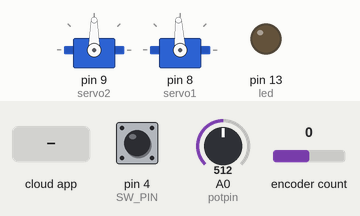
A sketch run on a simulated Arduino Uno, built with avr-gcc and run on an emulated ATmega328P. On the bench: 2 × servo, output pins drawn as LEDs (lit = HIGH). Inputs (shaded band) come from the test bench; at power-on: A0 (potpin) = 512, pin 4 (SW_PIN) HIGH, encoder count 0. The ROS host is connected and sends only what is stated.

Above: at 1.2 s.
1.3 s: A0 (potpin) set to 716
At 2.1 s:
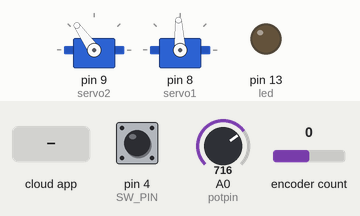
2.8 s: the phone or cloud app sets mode to 1
At 3.3 s:
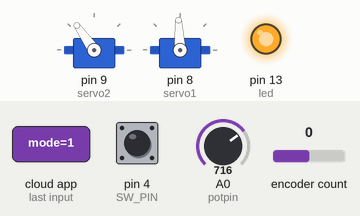
4.3 s: the phone or cloud app sets servo1 to 0
At 5.5 s:
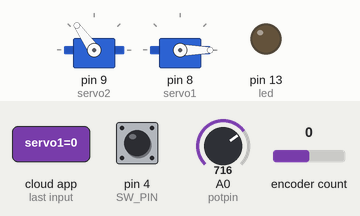
5.8 s: the phone or cloud app sets servo2 to 0
At 6.8 s:
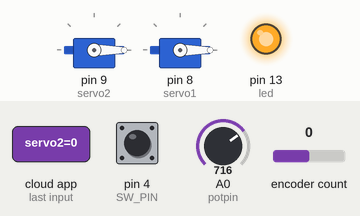
7.3 s: the phone or cloud app sets servo1 to 45
At 7.9 s:
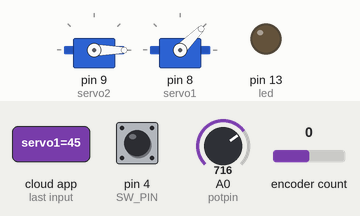
8.8 s: the phone or cloud app sets servo2 to 45
At 10.2 s:
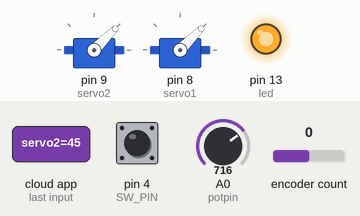
Timing chart, 0 to 11.3 s (numbered marks = the images above; inputs shaded):
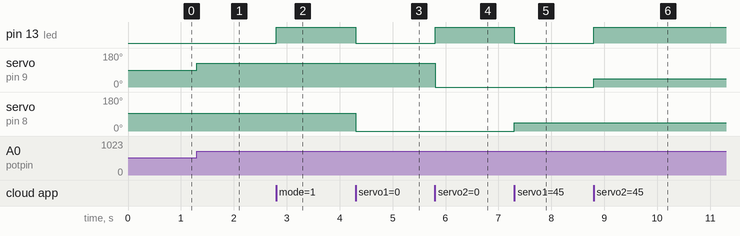

The sketch:

Mix_code.ino
```cpp
#if (ARDUINO >= 100)
 #include <Arduino.h>
#else
 #include <WProgram.h>
#endif

#include <Servo.h>
#include <Encoder.h>
#include <ros.h>
#include <std_msgs/UInt16.h>
#include <std_msgs/Bool.h>


ros::NodeHandle  nh;

Servo servo1;
Servo servo2;

// Define pins for rotary encoder switch
const int PIN_A = 2;
const int PIN_B = 3;
const int SW_PIN = 4; // Rotary encoder switch pin
const int homePosition = 90; // Initial position
const int stepValue = 3;     // How fast the servo should rotate when turning the knob
const int servoPin = 9;      // Must be a pin labeled with ~
long oldPosition = -999;
int servoAngle = homePosition;
int potpin = A0;  // analog pin used to connect the potentiometer
int val;    // variable to read the value from the analog pin
bool switch_mode = false;

Encoder myEnc(PIN_A, PIN_B);

void servo1_cb( const std_msgs::UInt16& cmd1_msg){
  if(switch_mode){
  servo1.write(cmd1_msg.data); //set servo angle, should be from 0-180
  digitalWrite(13, HIGH-digitalRead(13));  //toggle led
  }
  else{

  }
}

void servo2_cb( const std_msgs::UInt16& cmd2_msg){
  if(switch_mode){
    servo2.write(cmd2_msg.data);
    digitalWrite(13, HIGH-digitalRead(13));
  }
  else{

  }
}

void switch_callback(const std_msgs::Bool& msg) {
   switch_mode = msg.data;
  if (switch_mode) {
      digitalWrite(13, HIGH);
  } else {
     digitalWrite(13, LOW);
  }
}

ros::Subscriber<std_msgs::UInt16> servo1_sub("servo1", servo1_cb);
ros::Subscriber<std_msgs::UInt16> servo2_sub("servo2", servo2_cb);
ros::Subscriber<std_msgs::Bool> switch_sub("mode", &switch_callback);

void setup(){
  pinMode(13, OUTPUT);
  nh.initNode();
  nh.subscribe(servo1_sub);
  nh.subscribe(servo2_sub);
  nh.subscribe(switch_sub);
  servo2.attach(9);
  servo1.attach(8);
  pinMode(SW_PIN, INPUT_PULLUP);
}


void loop(){
  nh.spinOnce();
  if(!switch_mode){
    MM_robot();
  }
  else{

  }
  delay(1);
}

void MM_robot(){
  long newPosition = myEnc.read();
  if (newPosition != oldPosition) {
    if (newPosition > oldPosition) {
      servoAngle += stepValue;
      if (servoAngle > 180)
        servoAngle = 180;
    } else {
      servoAngle -= stepValue;
      if (servoAngle < 0)
        servoAngle = 0;
    }
    servo1.write(servoAngle);
    oldPosition = newPosition;
  }

  // Check if the switch is pressed to reset the servo position to home
  if (digitalRead(SW_PIN) == LOW) {
    servoAngle = homePosition;
    servo1.write(servoAngle);
    delay(50); // Debouncing delay
  }
  // Control second servo with potentiometer
  val = analogRead(potpin);            // reads the value of the potentiometer (value between 0 and 1023)
  val = map(val, 0, 1023, 0, 180);     // scale it to use it with the servo (value between 0 and 180)
  servo2.write(val);                  // sets the servo position according to the scaled value
}
```

Measured:
- after the input at 1.3 s, servo on pin 9 (servo2): 90° → 125° at once
- after the input at 2.8 s, pin 13 (led): LOW → HIGH at once
- after the input at 4.3 s, pin 13 (led): HIGH → LOW at once; servo on pin 8 (servo1): 93° → 0° at once
- after the input at 5.8 s, pin 13 (led): LOW → HIGH at once; servo on pin 9 (servo2): 125° → 0° at once
- after the input at 7.3 s, pin 13 (led): HIGH → LOW at once; servo on pin 8 (servo1): 0° → 45° at once
- after the input at 8.8 s, pin 13 (led): LOW → HIGH at once; servo on pin 9 (servo2): 0° → 45° at once
